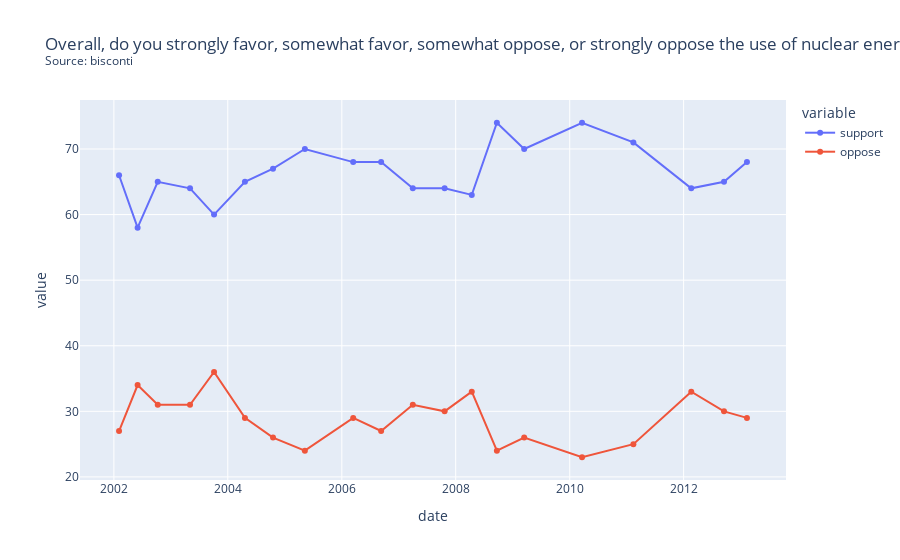

Notebook cell for this chart:
### Code cell
s2 = "Overall, do you strongly favor, somewhat favor, somewhat oppose, or strongly oppose the use of nuclear energy as one of the ways to provide electricity in the United States?"
df5 = df_date[df_date['question'].str.contains(s2)]
df6 = df5.sort_values(by=['date'])
source = df6['firm'].iloc[0]
title = s2 + "<br><sup>Source: " + source + "<sup>"
fig = px.line(df6, x="date", y=["support", "oppose"], title=title, markers=True)
fig.show()

### Figure 1 — Plotly figure (JSON) as saved in the notebook; plotly's stock layout.template omitted (floating-point values rounded to 4 significant figures)
{"data": [{"hovertemplate": "variable=support<br>date=%{x}<br>value=%{y}<extra></extra>", "legendgroup": "support", "line": {"color": "#636efa", "dash": "solid"}, "marker": {"symbol": "circle"}, "mode": "markers+lines", "name": "support", "orientation": "v", "showlegend": true, "type": "scatter", "x": ["2002-02-03T00:00:00", "2002-06-02T00:00:00", "2002-10-09T00:00:00", "2003-05-04T00:00:00", "2003-10-05T00:00:00", "2004-04-20T00:00:00", "2004-10-17T00:00:00", "2005-05-09T00:00:00", "2006-03-15T00:00:00", "2006-09-10T00:00:00", "2007-04-01T00:00:00", "2007-10-22T00:00:00", "2008-04-13T00:00:00", "2008-09-21T00:00:00", "2009-03-15T00:00:00", "2010-03-21T00:00:00", "2011-02-13T00:00:00", "2012-02-19T00:00:00", "2012-09-16T00:00:00", "2013-02-10T00:00:00"], "xaxis": "x", "y": [66, 58, 65, 64, 60, 65, 67, 70, 68, 68, 64, 64, 63, 74, 70, 74, 71, 64, 65, 68], "yaxis": "y"}, {"hovertemplate": "variable=oppose<br>date=%{x}<br>value=%{y}<extra></extra>", "legendgroup": "oppose", "line": {"color": "#EF553B", "dash": "solid"}, "marker": {"symbol": "circle"}, "mode": "markers+lines", "name": "oppose", "orientation": "v", "showlegend": true, "type": "scatter", "x": ["2002-02-03T00:00:00", "2002-06-02T00:00:00", "2002-10-09T00:00:00", "2003-05-04T00:00:00", "2003-10-05T00:00:00", "2004-04-20T00:00:00", "2004-10-17T00:00:00", "2005-05-09T00:00:00", "2006-03-15T00:00:00", "2006-09-10T00:00:00", "2007-04-01T00:00:00", "2007-10-22T00:00:00", "2008-04-13T00:00:00", "2008-09-21T00:00:00", "2009-03-15T00:00:00", "2010-03-21T00:00:00", "2011-02-13T00:00:00", "2012-02-19T00:00:00", "2012-09-16T00:00:00", "2013-02-10T00:00:00"], "xaxis": "x", "y": [27, 34, 31, 31, 36, 29, 26, 24, 29, 27, 31, 30, 33, 24, 26, 23, 25, 33, 30, 29], "yaxis": "y"}], "layout": {"autosize": true, "legend": {"title": {"text": "variable"}, "tracegroupgap": 0}, "title": {"text": "Overall, do you strongly favor, somewhat favor, somewhat oppose, or strongly oppose the use of nuclear energy as one of the ways to provide electricity in the United States?<br><sup>Source: bisconti<sup>"}, "xaxis": {"anchor": "y", "autorange": true, "domain": [0, 1], "range": ["2001-06-09 17:05:50.6432", "2013-10-06 06:54:09.3568"], "title": {"text": "date"}, "type": "date"}, "yaxis": {"anchor": "x", "autorange": true, "domain": [0, 1], "range": [18.79, 78.21], "title": {"text": "value"}, "type": "linear"}}}
